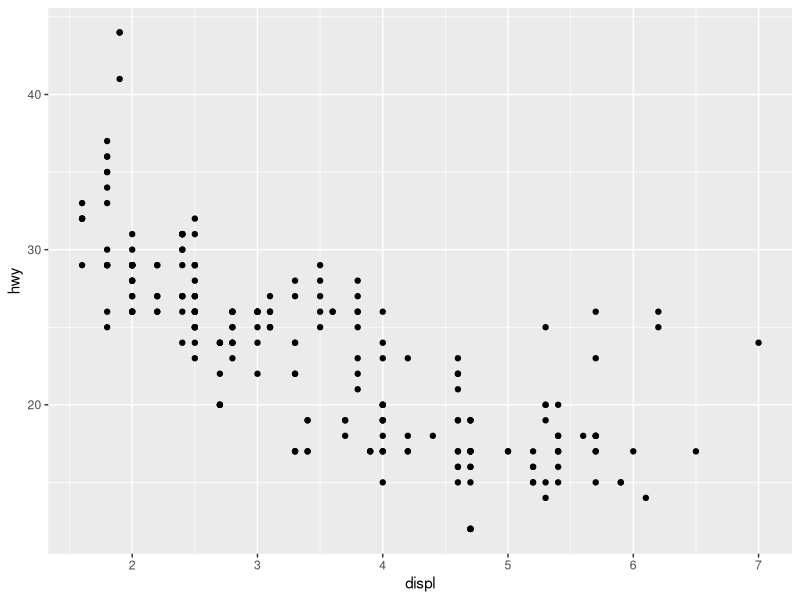
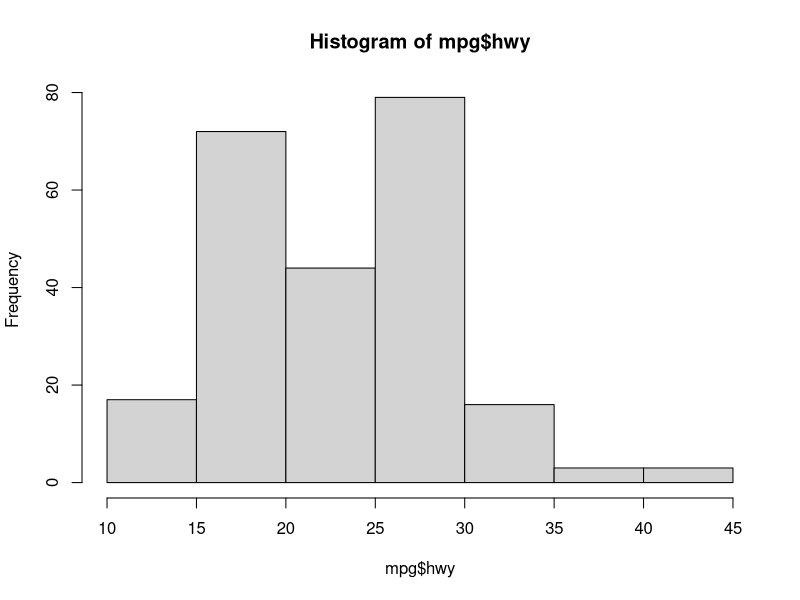
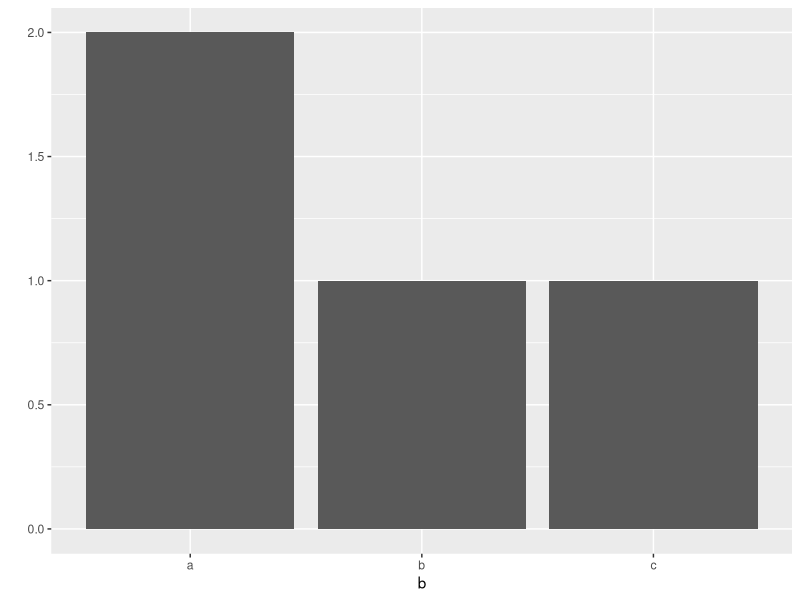
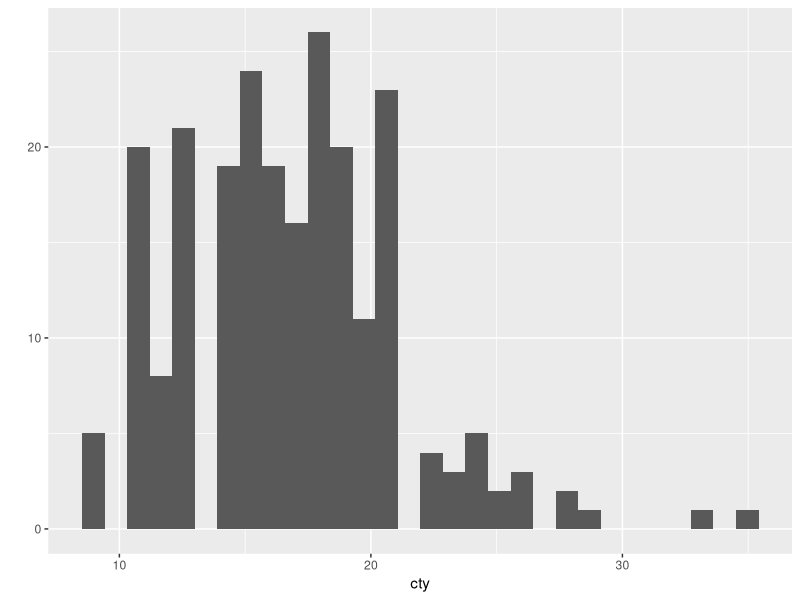
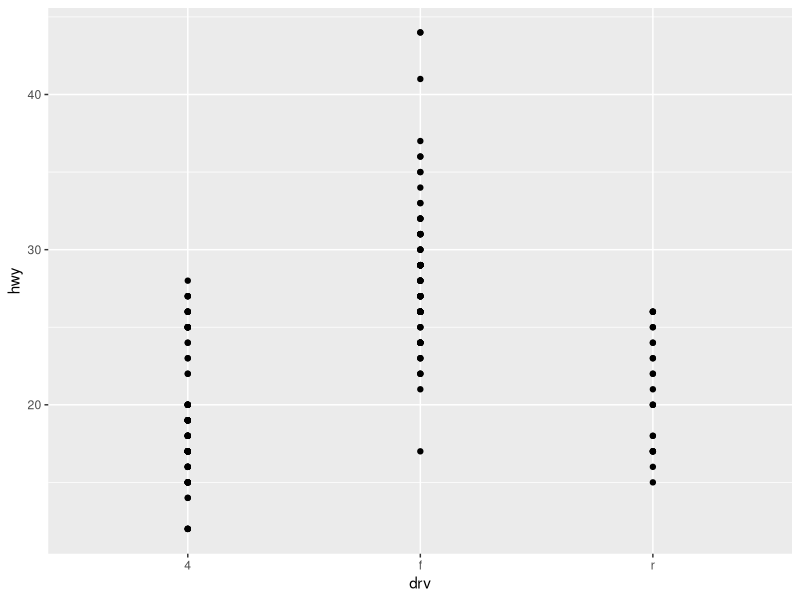
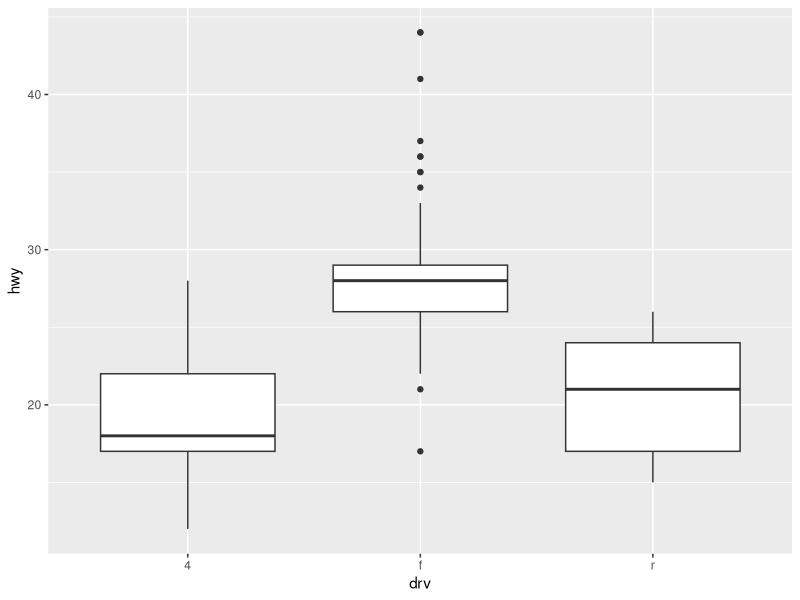
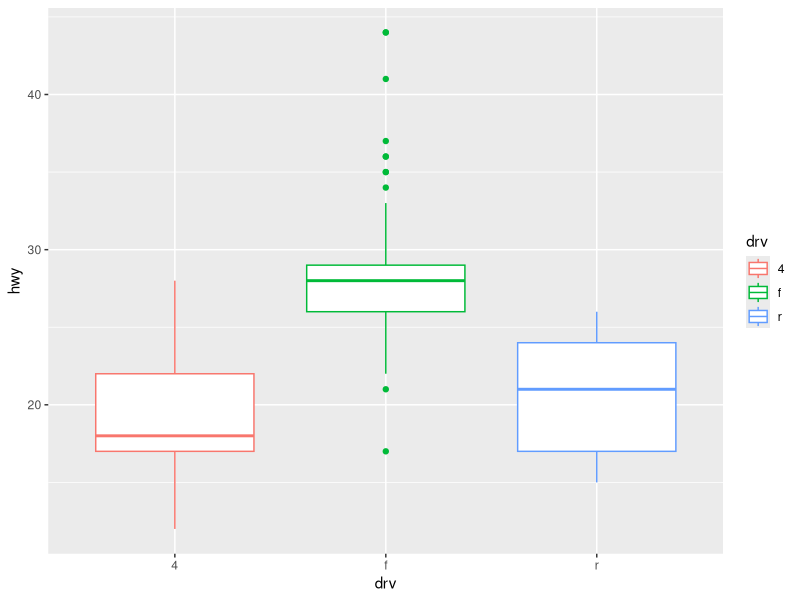

Reproduce these figures in R, in order.
install.packages("dplyr")
install.packages("ggplot2")
library(dplyr)
library(ggplot2)
head(mpg)

dim(mpg)
str(mpg)
summary(mpg)
View(mpg)

mpg %>%
  group_by(manufacturer) %>%
  summarise(mean_hwy = mean(hwy)) %>%
  arrange(desc(mean_hwy))

lm_mpg <- lm(data = mpg, hwy ~ displ)
summary(lm_mpg)

qplot(data = mpg, x = displ, y = hwy)


head(mpg)
mean(mpg$hwy)
max(mpg$hwy)
hist(mpg$hwy)

a <- 1
ab <- 3.5
c <- 3

d <- c(1, 2,3,4,5)
e <- c(1:5)
a2 <- "a"
d2 <- c("a", "b", "c")
e2 <- c("Hello", "world", "is", "good!")

b <- c("a", "a", "b", "c")
qplot(b)

paste(e2, collapse = " ")
e3_paste <- paste(e2, collapse = ", ")

head(mpg)
qplot(data = mpg, x = cty) #parameter 2개
qplot(data = mpg, x = drv, y = hwy, geom = "point")
qplot(data = mpg, x = drv, y = hwy, geom = "boxplot")
qplot(data = mpg, x = drv, y = hwy, geom = "boxplot", colour = drv) # parameter 5개 
?qplot #manual보기

